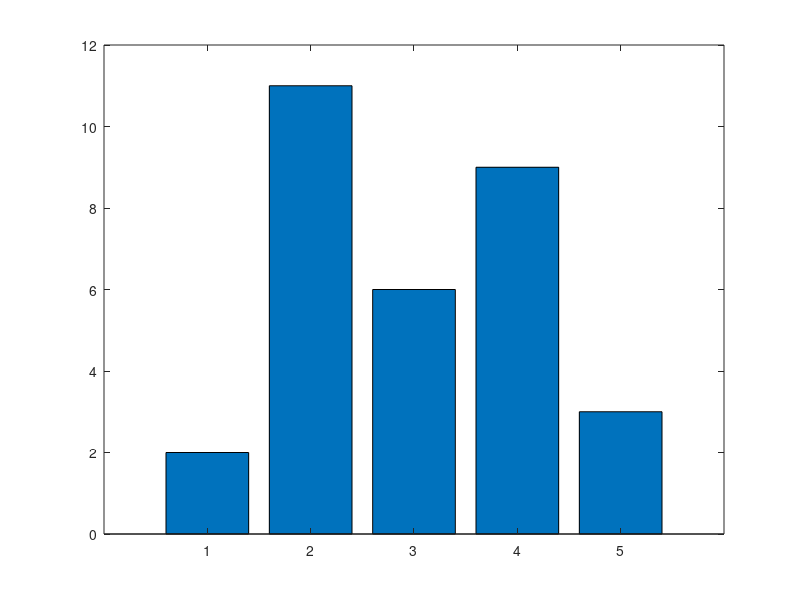
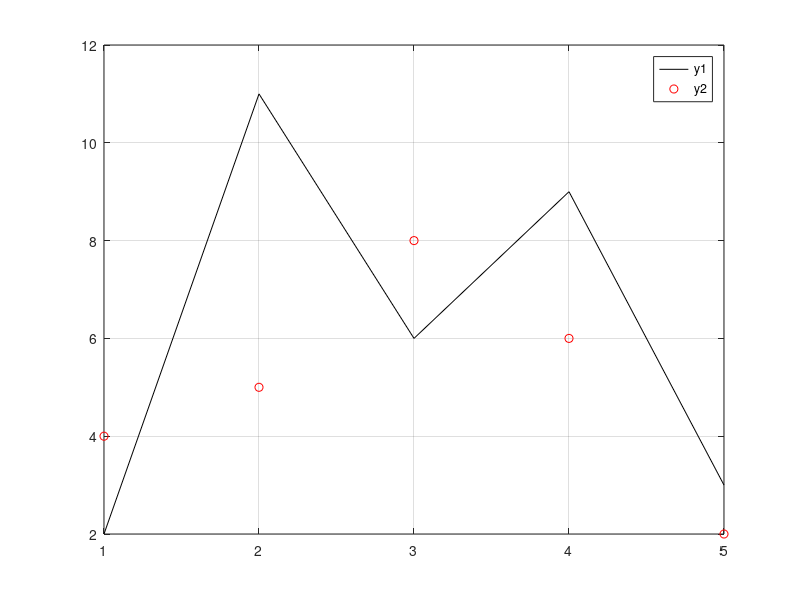

Write the MATLAB code that produced these figures, in order.
%Create two different plots in two different figure windows 

x = 1:5;
y1 = [2 11 6 9 3 ];
y2 = [4 5 8 6 2];

%put a bar chart in figure 1
figure(1);
bar(x, y1);

%plot y1 and y2 on one plot in Figure 2 with a legend 

figure(2)
plot(x, y1, 'k')
hold on
plot(x, y2, 'ro')
grid on 
legend('y1', 'y2')



















